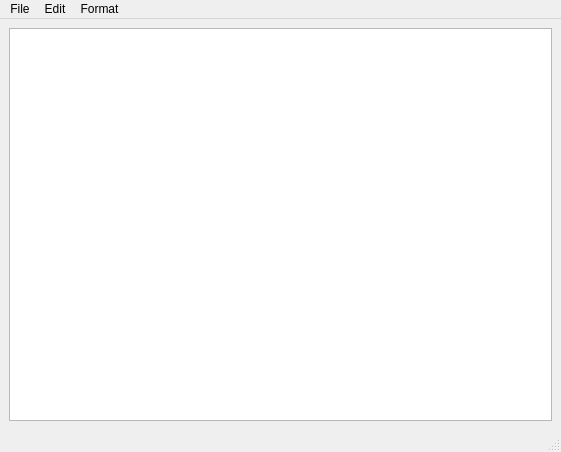
<?xml version="1.0" encoding="UTF-8"?>
<ui version="4.0">
 <class>Notebook</class>
 <widget class="QMainWindow" name="Notebook">
  <property name="geometry">
   <rect>
    <x>0</x>
    <y>0</y>
    <width>561</width>
    <height>452</height>
   </rect>
  </property>
  <property name="windowTitle">
   <string>Notebook</string>
  </property>
  <widget class="QWidget" name="centralwidget">
   <layout class="QVBoxLayout" name="verticalLayout">
    <item>
     <widget class="QTextEdit" name="textEdit">
      <property name="html">
       <string>&lt;!DOCTYPE HTML PUBLIC &quot;-//W3C//DTD HTML 4.0//EN&quot; &quot;http://www.w3.org/TR/REC-html40/strict.dtd&quot;&gt;
&lt;html&gt;&lt;head&gt;&lt;meta name=&quot;qrichtext&quot; content=&quot;1&quot; /&gt;&lt;style type=&quot;text/css&quot;&gt;
p, li { white-space: pre-wrap; }
&lt;/style&gt;&lt;/head&gt;&lt;body style=&quot; font-family:'MS Shell Dlg 2'; font-size:7.8pt; font-weight:400; font-style:normal;&quot;&gt;
&lt;p style=&quot;-qt-paragraph-type:empty; margin-top:0px; margin-bottom:0px; margin-left:0px; margin-right:0px; -qt-block-indent:0; text-indent:0px; font-family:'MS Shell Dlg 2';&quot;&gt;&lt;br /&gt;&lt;/p&gt;&lt;/body&gt;&lt;/html&gt;</string>
      </property>
     </widget>
    </item>
   </layout>
  </widget>
  <widget class="QMenuBar" name="menubar">
   <property name="geometry">
    <rect>
     <x>0</x>
     <y>0</y>
     <width>561</width>
     <height>25</height>
    </rect>
   </property>
   <widget class="QMenu" name="menuFile">
    <property name="title">
     <string>File</string>
    </property>
    <addaction name="actionNew"/>
    <addaction name="actionOpen"/>
    <addaction name="actionSave"/>
    <addaction name="actionSave_As"/>
    <addaction name="actionPrint"/>
    <addaction name="separator"/>
    <addaction name="actionExit"/>
   </widget>
   <widget class="QMenu" name="menuEdit">
    <property name="title">
     <string>Edit</string>
    </property>
    <addaction name="actionCopy"/>
    <addaction name="actionPaste"/>
    <addaction name="actionCut"/>
    <addaction name="separator"/>
    <addaction name="actionUndo"/>
    <addaction name="actionRedo"/>
    <addaction name="separator"/>
    <addaction name="actionFind"/>
   </widget>
   <widget class="QMenu" name="menuFormat">
    <property name="title">
     <string>Format</string>
    </property>
    <addaction name="actionFont"/>
    <addaction name="actionPreferences"/>
   </widget>
   <addaction name="menuFile"/>
   <addaction name="menuEdit"/>
   <addaction name="menuFormat"/>
  </widget>
  <widget class="QStatusBar" name="statusbar"/>
  <action name="actionNew">
   <property name="icon">
    <iconset resource="Resources.qrc">
     <normaloff>:/icons/icons/new.png</normaloff>:/icons/icons/new.png</iconset>
   </property>
   <property name="text">
    <string>New</string>
   </property>
  </action>
  <action name="actionOpen">
   <property name="text">
    <string>Open</string>
   </property>
  </action>
  <action name="actionSave">
   <property name="icon">
    <iconset resource="Resources.qrc">
     <normaloff>:/icons/icons/save.png</normaloff>:/icons/icons/save.png</iconset>
   </property>
   <property name="text">
    <string>Save</string>
   </property>
  </action>
  <action name="actionSave_As">
   <property name="text">
    <string>Save As</string>
   </property>
  </action>
  <action name="actionPrint">
   <property name="icon">
    <iconset resource="Resources.qrc">
     <normaloff>:/icons/icons/print.png</normaloff>:/icons/icons/print.png</iconset>
   </property>
   <property name="text">
    <string>Print</string>
   </property>
  </action>
  <action name="actionExit">
   <property name="icon">
    <iconset resource="Resources.qrc">
     <normaloff>:/icons/icons/exit.png</normaloff>:/icons/icons/exit.png</iconset>
   </property>
   <property name="text">
    <string>Exit</string>
   </property>
  </action>
  <action name="actionCopy">
   <property name="icon">
    <iconset resource="Resources.qrc">
     <normaloff>:/icons/icons/copy.png</normaloff>:/icons/icons/copy.png</iconset>
   </property>
   <property name="text">
    <string>Copy</string>
   </property>
  </action>
  <action name="actionPaste">
   <property name="icon">
    <iconset resource="Resources.qrc">
     <normaloff>:/icons/icons/paste.png</normaloff>:/icons/icons/paste.png</iconset>
   </property>
   <property name="text">
    <string>Paste</string>
   </property>
  </action>
  <action name="actionCut">
   <property name="icon">
    <iconset resource="Resources.qrc">
     <normaloff>:/icons/icons/cut.png</normaloff>:/icons/icons/cut.png</iconset>
   </property>
   <property name="text">
    <string>Cut</string>
   </property>
  </action>
  <action name="actionUndo">
   <property name="icon">
    <iconset resource="Resources.qrc">
     <normaloff>:/icons/icons/undo.png</normaloff>:/icons/icons/undo.png</iconset>
   </property>
   <property name="text">
    <string>Undo</string>
   </property>
  </action>
  <action name="actionRedo">
   <property name="icon">
    <iconset resource="Resources.qrc">
     <normaloff>:/icons/icons/redo.png</normaloff>:/icons/icons/redo.png</iconset>
   </property>
   <property name="text">
    <string>Redo</string>
   </property>
  </action>
  <action name="actionFind">
   <property name="text">
    <string>Find</string>
   </property>
  </action>
  <action name="actionFont">
   <property name="text">
    <string>Font</string>
   </property>
  </action>
  <action name="actionPreferences">
   <property name="text">
    <string>Preferences</string>
   </property>
  </action>
 </widget>
 <resources>
  <include location="Resources.qrc"/>
 </resources>
 <connections/>
</ui>
